Frame 1 (no input): blank canvas, image omitted
Frame 60 (no input): blank canvas, image omitted
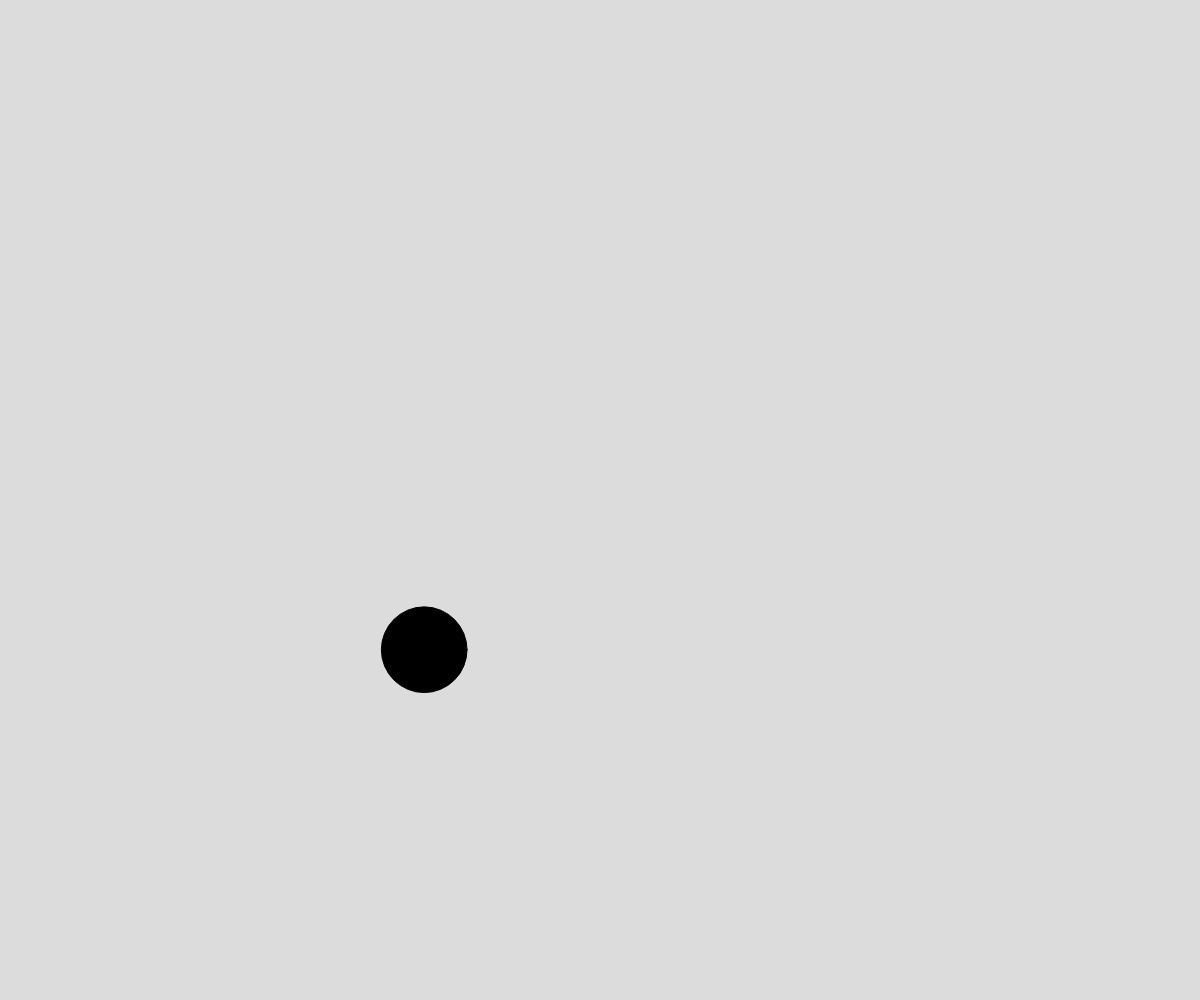
Frame 120 (the mouse pressed at the canvas centre since frame 60)

The p5.js sketch whose frames 1 and 60 were blank and that drew this single picture after the mouse press (run headless with seeded random() and noise() and a simulated clock; from frame 60 on, the mouse is pressed at the canvas centre):

// p5.js sketch
// ── sketch.js
// bouncing Balls
// Talha Prodhan
// Oct 22, 2018

// let ball;

let ballArray = [];

function setup() {
  createCanvas(windowWidth, windowHeight);

}

function draw() {
  background(220);

  for (let i = 0; i < ballArray.length; i++) {
    // move ball
    ballArray[i].x += ballArray[i].dx;
    ballArray[i].y += ballArray[i].dy;

    //bounce if requred
    if(ballArray[i].x < 0 + ballArray[i].radius || ballArray[i].x > width - ballArray[i].radius){
      ballArray[i].dx *= -1;
    }
    if(ballArray[i].y < 0 + ballArray[i].radius || ballArray[i].y > height - ballArray[i].radius){
      ballArray[i].dy *= -1;
    }
    //display ballArray[i]
    fill(0);
    ellipse(ballArray[i].x, ballArray[i].y, ballArray[i].radius*2, ballArray[i].radius*2);
  }
  }


function mousePressed() {
  let ball = {
    x: mouseX,
    y: mouseY,
    radius: random(25, 50),
    dx: random(-5, 5),
    dy: random(-5, 5)
  };
  ballArray.push(ball);
}
